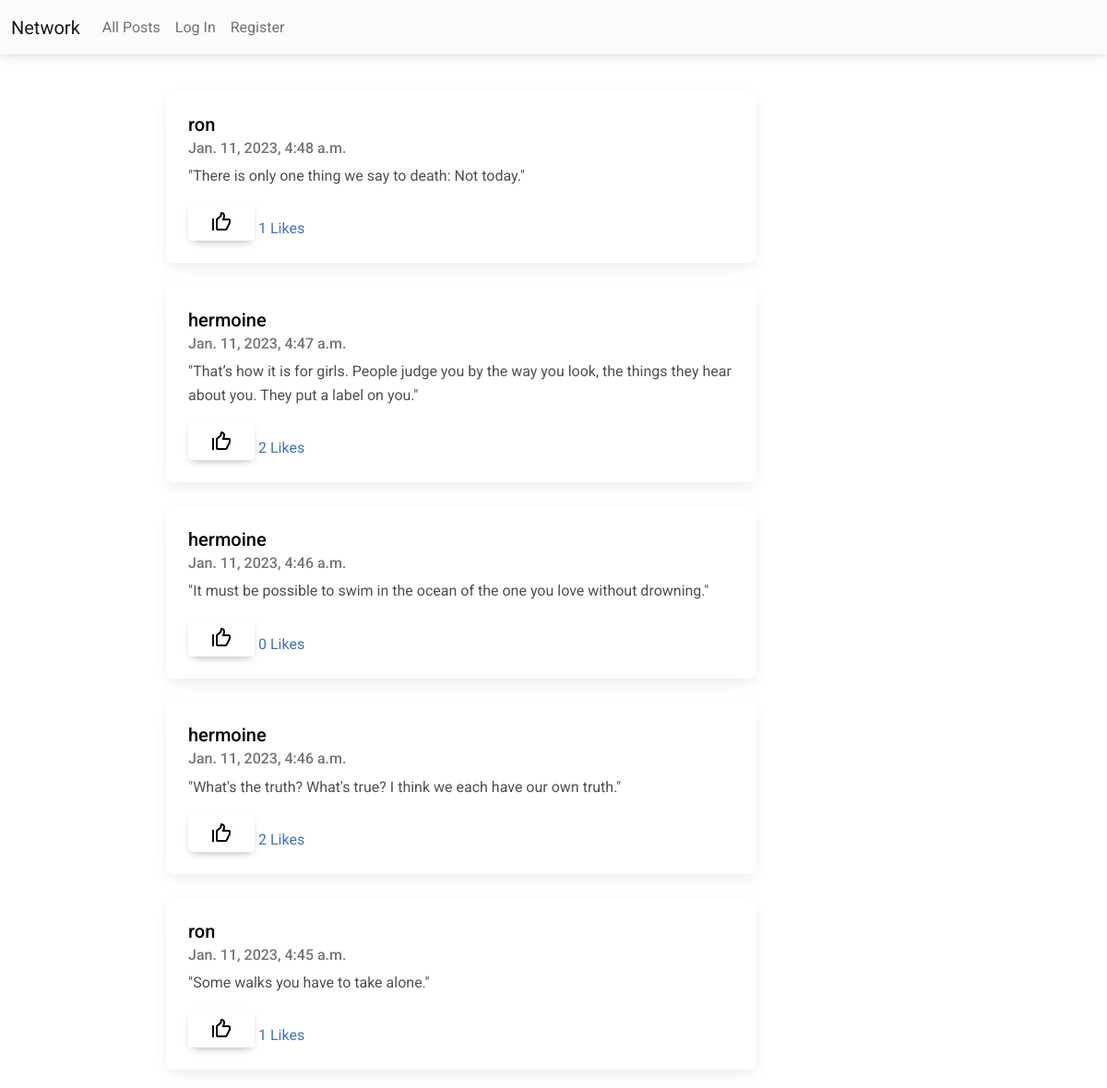
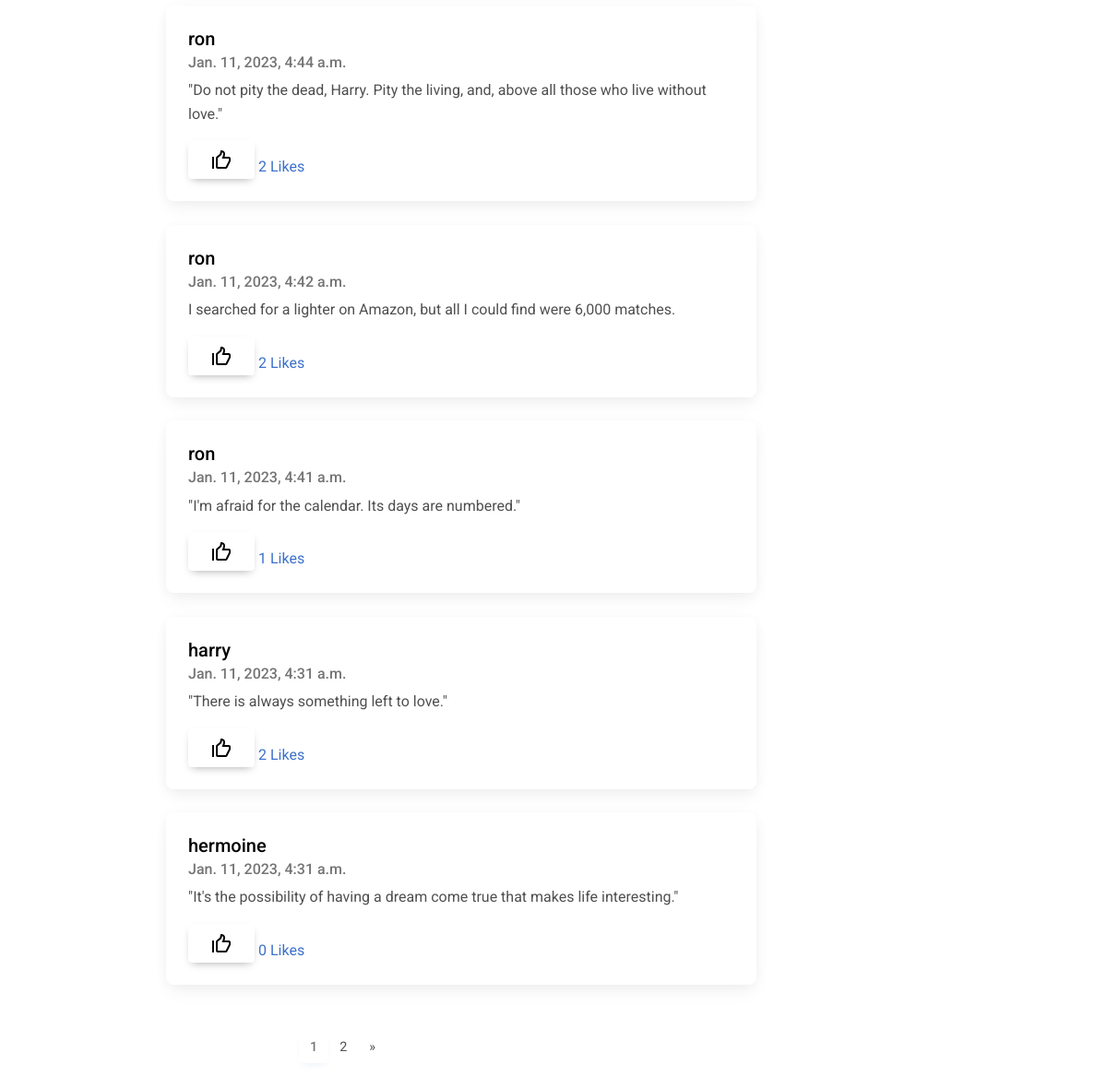
Before: / with the older database file (2 pictures, top to bottom).
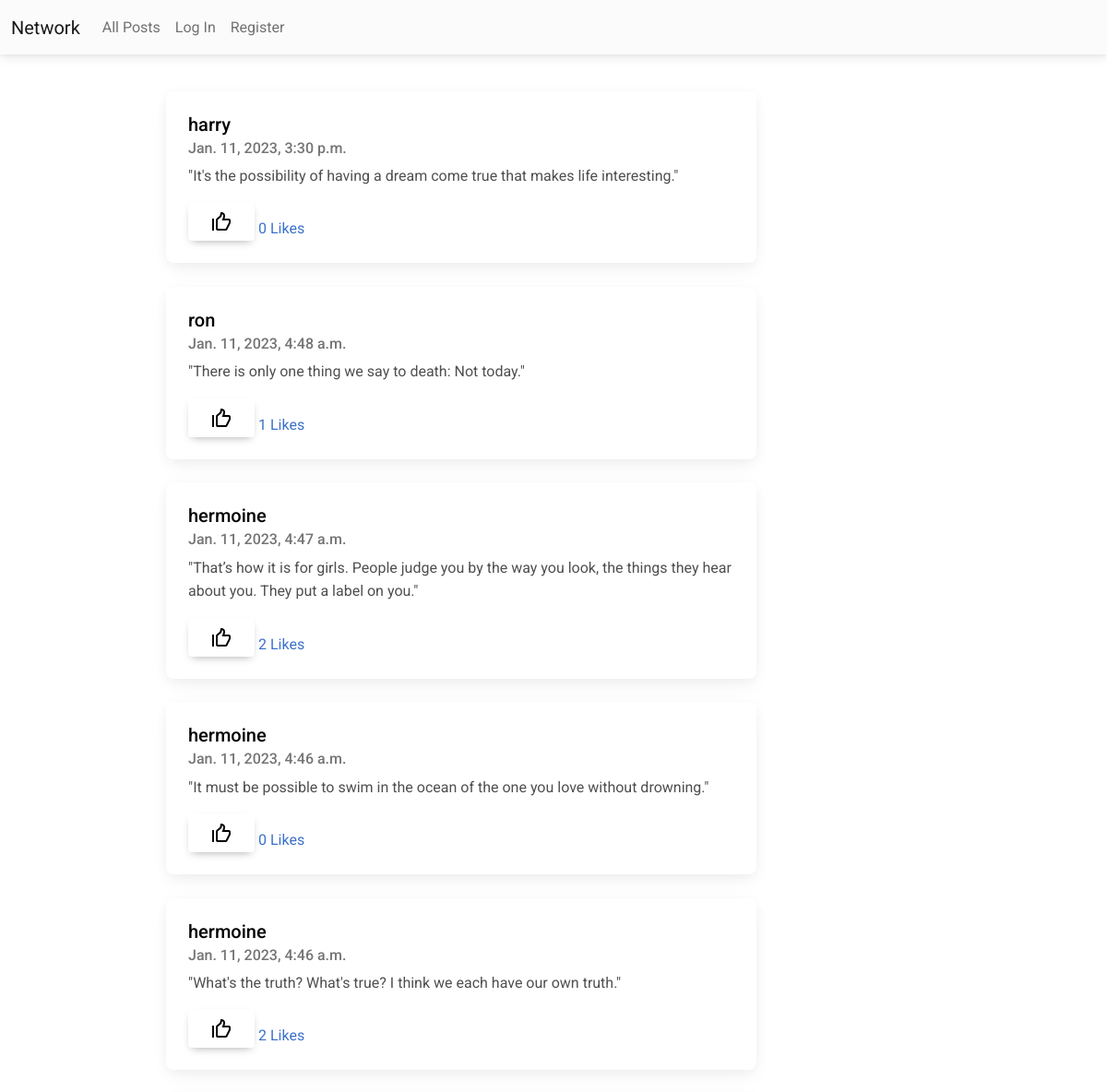
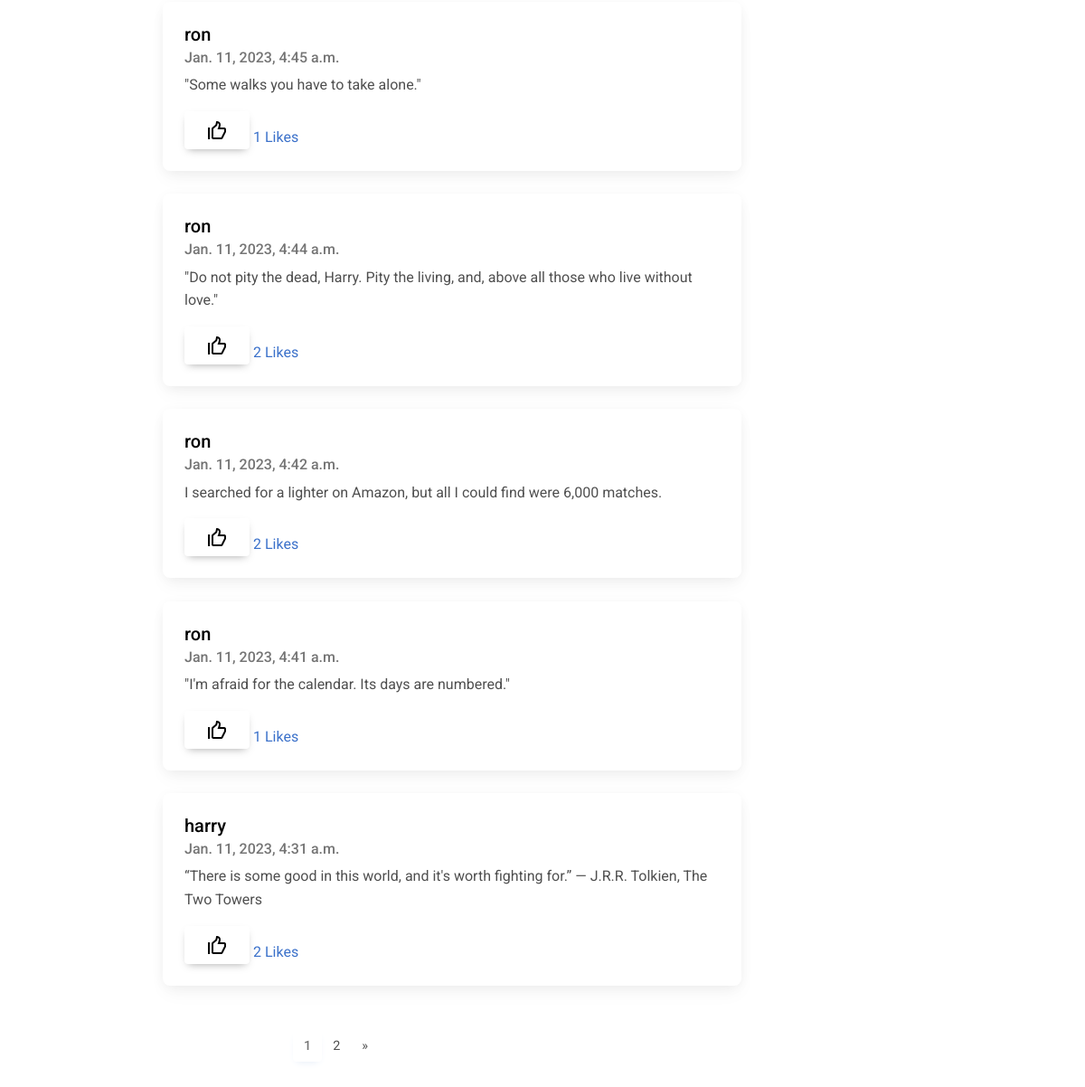
After: the same page with the newer database file (2 pictures, top to bottom).
### network/models.py (models this page shows, shortened)
class Post(models.Model):
    id = models.AutoField(primary_key=True)
    user = models.ForeignKey(User, on_delete=models.CASCADE, related_name="posts")
    content = models.TextField(blank=True)
    likes = models.ManyToManyField(User, blank=True, related_name="liked_posts")
    timestamp = models.DateTimeField(auto_now_add=True)

class User(AbstractUser):
    followers = models.ManyToManyField("User", blank=True, related_name="user_following")
    following = models.ManyToManyField("User", blank=True, related_name="user_followers")

### network/views.py (the view)
# urls.py: path("", views.index, name="index"),
def index(request):
    posts = Post.objects.all().order_by('-timestamp')
    paginator = Paginator(posts, 10)
    page_number = request.GET.get('page')
    page_obj = paginator.get_page(page_number)
    total_pages = range(1, paginator.num_pages+1)
    return render(request, 'network/index.html', {'page_obj': page_obj, 'total_pages': total_pages})

### network/templates/network/index.html (shortened to what this page needs)
{% extends "network/layout.html" %}
{% load static %}
{% block body %}
    <div class="spacing">
        {% for post in page_obj %}
        <div class="card">
            <div class="card-body" id="post-{{post.pk}}">
                <a class="post_user" href="{% url 'profile' post.user %}"><h5 class="card-title">{{post.user}}</h5></a>
                <h6 class="card-subtitle mb-2 text-muted">{{ post.timestamp }}</h6>
                <p id="content-{{post.pk}}"class="card-text">{{ post.content }}</p>
                {% if user in post.likes.all %}
                    <input id="like-{{post.pk}}" type="image" data-postid={{post.pk}} data-status="liked" src="{% static 'network/img/liked.png' %}" class="like btn">
                {% else %}
                    <input id="like-{{post.pk}}" type="image" data-postid={{post.pk}} data-status="unliked" src="{% static 'network/img/unliked.png' %}" class="like btn">
                {% endif %}
                <a href="#" id="nooflikes-{{post.pk}}" class="card-link">
                    {{ post.likes.all.count }} Likes &nbsp
                </a>
            </div>
        </div>
        <br>
        {% endfor %}
        <nav id="pagination">
            <ul class="pagination">
                {% for page in total_pages %}
                    {% if page_obj.number == page %}
                        <li class="page-item active disabled"><a class="page-link" href="#">{{ page }}</a></li>
                    {% else %}
                        <li class="page-item"><a class="page-link" href="?page={{page}}">{{ page }}</a></li>
                    {% endif %}
                {% endfor %}
                {% if page_obj.has_next %}
                    <li class="page-item">
                        <a class="page-link" href="?page={{ page_obj.next_page_number }}" aria-label="Next">
                            <span aria-hidden="true">&raquo;</span>
                        </a>
                    </li>
                {% endif %}
            </ul>
        </nav>
    </div>
{% endblock %}

Changed rows visible on the page:
no longer on this page (row unchanged): Post: user "hermoine", timestamp "Jan. 11, 2023, 4:31 a.m.", content "\"It's the possibility of having a dream come true that makes life interesting.\"", likes.all.count "0"
added Post: user "harry", timestamp "Jan. 11, 2023, 3:30 p.m.", content "\"It's the possibility of having a dream come true that makes life interesting.\"", likes.all.count "0"
changed Post: content "\"There is always something left to love.\"" → "“There is some good in this world, and it's worth fighting for.” — J.R.R. Tolkien, The Two Towers"
